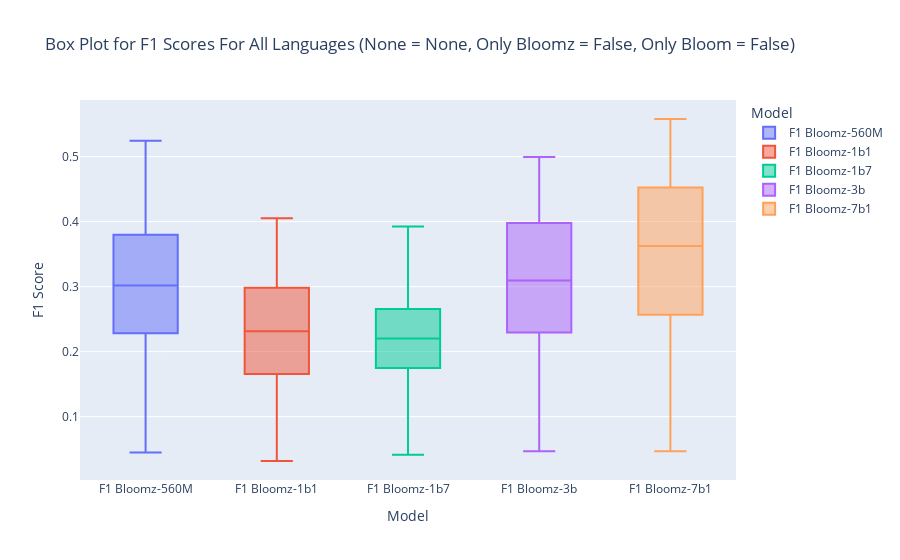

Here is the notebook cell this chart was saved with:
### Code cell
import plotly.express as px
only_bloom = False
only_bloomz = False
filter = None
value = None

filtered_df = filter_df(melted_df, filter, value, only_bloom=only_bloom, only_bloomz=only_bloomz)
fig = px.box(filtered_df, x='Model', y='F1 Score',
             color='Model', title=f'Box Plot for F1 Scores For All Languages ({filter} = {value}, Only Bloomz = {only_bloomz}, Only Bloom = {only_bloom})',
             labels={'F1 Score': 'F1 Score', 'Model': 'Model'})

fig.show()

### Figure 1 — Plotly figure (JSON) as saved in the notebook; plotly's stock layout.template omitted (floating-point values rounded to 4 significant figures; data arrays with more than 128 entries replaced by an {"elided": "..."} marker saying what was removed)
{"data": [{"alignmentgroup": "True", "hovertemplate": "Model=%{x}<br>F1 Score=%{y}<extra></extra>", "legendgroup": "F1 Bloomz-560M", "marker": {"color": "#636efa"}, "name": "F1 Bloomz-560M", "notched": false, "offsetgroup": "F1 Bloomz-560M", "orientation": "v", "showlegend": true, "x": {"elided": "204 str values"}, "x0": " ", "xaxis": "x", "y": {"elided": "204 float values"}, "y0": " ", "yaxis": "y", "type": "box"}, {"alignmentgroup": "True", "hovertemplate": "Model=%{x}<br>F1 Score=%{y}<extra></extra>", "legendgroup": "F1 Bloomz-1b1", "marker": {"color": "#EF553B"}, "name": "F1 Bloomz-1b1", "notched": false, "offsetgroup": "F1 Bloomz-1b1", "orientation": "v", "showlegend": true, "x": {"elided": "204 str values"}, "x0": " ", "xaxis": "x", "y": {"elided": "204 float values"}, "y0": " ", "yaxis": "y", "type": "box"}, {"alignmentgroup": "True", "hovertemplate": "Model=%{x}<br>F1 Score=%{y}<extra></extra>", "legendgroup": "F1 Bloomz-1b7", "marker": {"color": "#00cc96"}, "name": "F1 Bloomz-1b7", "notched": false, "offsetgroup": "F1 Bloomz-1b7", "orientation": "v", "showlegend": true, "x": {"elided": "204 str values"}, "x0": " ", "xaxis": "x", "y": {"elided": "204 float values"}, "y0": " ", "yaxis": "y", "type": "box"}, {"alignmentgroup": "True", "hovertemplate": "Model=%{x}<br>F1 Score=%{y}<extra></extra>", "legendgroup": "F1 Bloomz-3b", "marker": {"color": "#ab63fa"}, "name": "F1 Bloomz-3b", "notched": false, "offsetgroup": "F1 Bloomz-3b", "orientation": "v", "showlegend": true, "x": {"elided": "204 str values"}, "x0": " ", "xaxis": "x", "y": {"elided": "204 float values"}, "y0": " ", "yaxis": "y", "type": "box"}, {"alignmentgroup": "True", "hovertemplate": "Model=%{x}<br>F1 Score=%{y}<extra></extra>", "legendgroup": "F1 Bloomz-7b1", "marker": {"color": "#FFA15A"}, "name": "F1 Bloomz-7b1", "notched": false, "offsetgroup": "F1 Bloomz-7b1", "orientation": "v", "showlegend": true, "x": {"elided": "204 str values"}, "x0": " ", "xaxis": "x", "y": {"elided": "204 float values"}, "y0": " ", "yaxis": "y", "type": "box"}], "layout": {"xaxis": {"anchor": "y", "domain": [0.0, 1.0], "title": {"text": "Model"}, "categoryorder": "array", "categoryarray": ["F1 Bloomz-560M", "F1 Bloomz-1b1", "F1 Bloomz-1b7", "F1 Bloomz-3b", "F1 Bloomz-7b1"]}, "yaxis": {"anchor": "x", "domain": [0.0, 1.0], "title": {"text": "F1 Score"}}, "legend": {"title": {"text": "Model"}, "tracegroupgap": 0}, "title": {"text": "Box Plot for F1 Scores For All Languages (None = None, Only Bloomz = False, Only Bloom = False)"}, "boxmode": "overlay"}}
